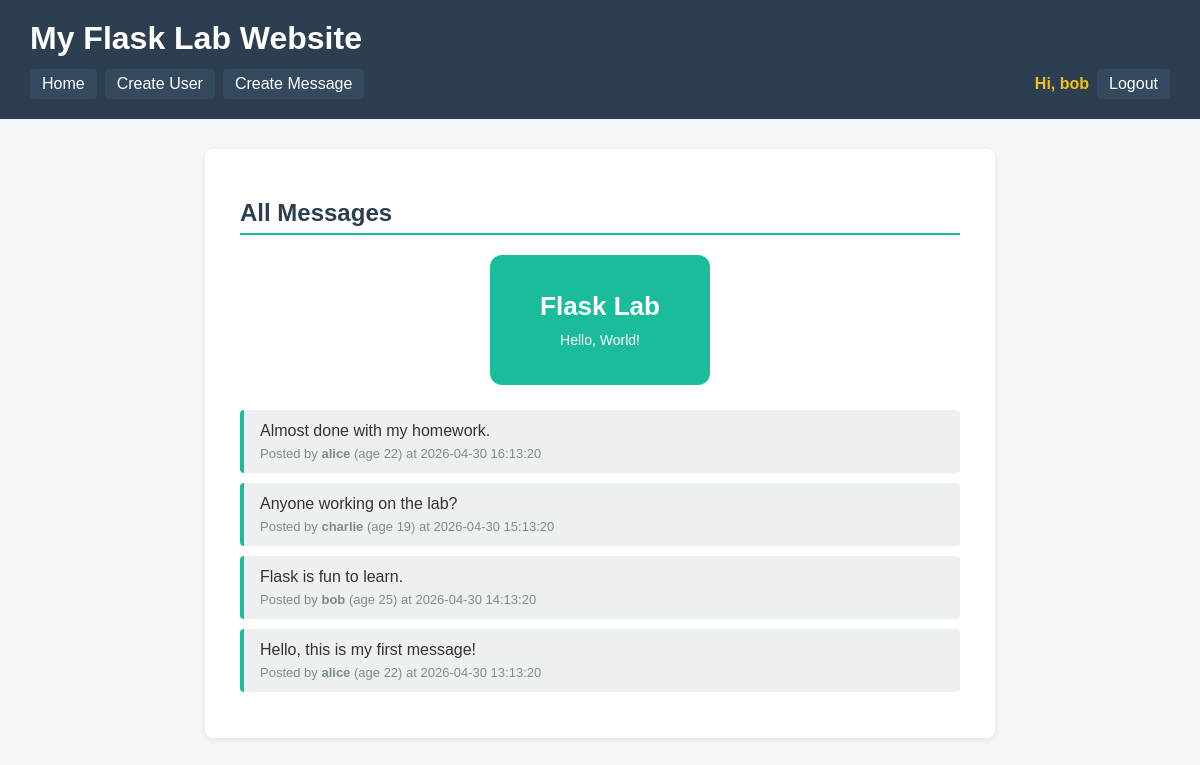
/ (signed in), run on the app's committed database.
### tables this page shows
CREATE TABLE users (
            id INTEGER PRIMARY KEY AUTOINCREMENT,
            username TEXT UNIQUE NOT NULL,
            age INTEGER NOT NULL
        );

CREATE TABLE messages (
            id INTEGER PRIMARY KEY AUTOINCREMENT,
            text TEXT NOT NULL,
            timestamp TEXT NOT NULL,
            user_id INTEGER NOT NULL,
            FOREIGN KEY (user_id) REFERENCES users(id)
        );

### app.py (the view)
@app.route("/")
def index():
    conn = get_db_connection()
    cursor = conn.cursor()
    cursor.execute("""
        SELECT messages.text, messages.timestamp, users.username, users.age
        FROM messages
        JOIN users ON messages.user_id = users.id
        ORDER BY messages.timestamp DESC
    """)
    rows = cursor.fetchall()
    conn.close()
    messages = []
    for row in rows:
        messages.append({
            "text": row["text"],
            "timestamp": row["timestamp"],
            "username": row["username"],
            "age": row["age"],
        })
    return render_template("index.html", messages=messages)

### app.py (called while the page is built)
def get_db_connection():
    conn = sqlite3.connect(DB_NAME)
    conn.row_factory = sqlite3.Row
    return conn

### templates/index.html (shortened to what this page needs)
{% extends "base.html" %}
{% block content %}
    <h2>All Messages</h2>
    <img src="{{ url_for('static', filename='logo.svg') }}"
         alt="Site logo"
         class="site-image">
    {% if messages %}
        <ul class="message-list">
            {% for message in messages %}
                <li class="message-item">
                    <p class="message-text">{{ message.text }}</p>
                    <p class="message-meta">
                        Posted by <strong>{{ message.username }}</strong>
                        (age {{ message.age }})
                        at {{ message.timestamp }}
                    </p>
                </li>
            {% endfor %}
        </ul>
    {% else %}
        <p>No messages yet.
            <a href="{{ url_for('create_message') }}">Create one!</a>
        </p>
    {% endif %}
{% endblock %}

### templates/base.html (shortened to what this page needs)
<!DOCTYPE html>
<html lang="en">
<head>
    <link rel="stylesheet" href="{{ url_for('static', filename='style.css') }}">
</head>
<body>
    <header>
        <h1>My Flask Lab Website</h1>
        <nav>
            <a href="{{ url_for('index') }}">Home</a>
            <a href="{{ url_for('create_user') }}">Create User</a>
            <a href="{{ url_for('create_message') }}">Create Message</a>
            {% if session.get('username') %}
                <span class="user-info">Hi, {{ session['username'] }}</span>
                <a href="{{ url_for('logout') }}">Logout</a>
            {% else %}
                <a href="{{ url_for('login') }}">Login</a>
            {% endif %}
        </nav>
    </header>
    <main>
        {% block content %}{% endblock %}
    </main>
</body>
</html>

### static/style.css (style rules this page uses)
body { font-family: Arial, sans-serif; margin: 0; padding: 0; background-color: #f4f6f8; color: #333; }
header { background-color: #2c3e50; color: #fff; padding: 20px 30px; }
header h1 { margin: 0 0 12px 0; }
nav { display: flex; flex-wrap: wrap; align-items: center; gap: 8px; }
nav a { color: #fff; text-decoration: none; padding: 6px 12px; border-radius: 4px; background-color: #34495e; }
nav .user-info { color: #f1c40f; font-weight: bold; margin-left: auto; }
main { max-width: 720px; margin: 30px auto; padding: 30px 35px; background-color: #fff; border-radius: 8px; box-shadow: 0 2px 6px rgba(0, 0, 0, 0.08); }
h2 { color: #2c3e50; border-bottom: 2px solid #1abc9c; padding-bottom: 6px; }
.site-image { display: block; max-width: 220px; margin: 15px auto 25px auto; }
.message-list { list-style: none; padding: 0; }
.message-item { background-color: #ecf0f1; padding: 12px 16px; margin-bottom: 10px; border-left: 4px solid #1abc9c; border-radius: 4px; }
.message-text { margin: 0 0 6px 0; font-size: 16px; }
.message-meta { margin: 0; font-size: 13px; color: #7f8c8d; }

### data on the page
users: username "bob"
messages: text "Almost done with my homework.", username "alice", age "22", timestamp "2026-04-30 16:13:20"
messages: text "Anyone working on the lab?", username "charlie", age "19", timestamp "2026-04-30 15:13:20"
messages: text "Flask is fun to learn.", username "bob", age "25", timestamp "2026-04-30 14:13:20"
messages: text "Hello, this is my first message!", username "alice", age "22", timestamp "2026-04-30 13:13:20"
